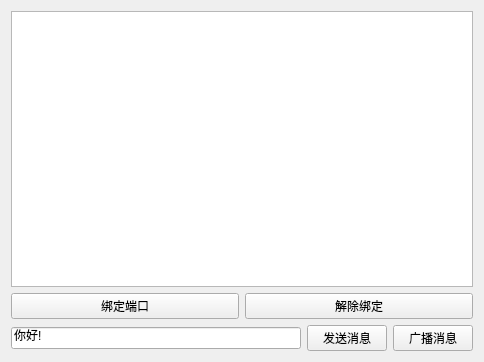
<?xml version="1.0" encoding="UTF-8"?>
<ui version="4.0">
 <class>Widget</class>
 <widget class="QWidget" name="Widget">
  <property name="geometry">
   <rect>
    <x>0</x>
    <y>0</y>
    <width>484</width>
    <height>362</height>
   </rect>
  </property>
  <property name="windowTitle">
   <string>Widget</string>
  </property>
  <layout class="QHBoxLayout" name="horizontalLayout_3">
   <item>
    <layout class="QVBoxLayout" name="verticalLayout">
     <item>
      <widget class="QTextBrowser" name="textBrowser"/>
     </item>
     <item>
      <layout class="QHBoxLayout" name="horizontalLayout">
       <item>
        <widget class="QPushButton" name="bindBtn">
         <property name="text">
          <string>绑定端口</string>
         </property>
        </widget>
       </item>
       <item>
        <widget class="QPushButton" name="abortBtn">
         <property name="text">
          <string>解除绑定</string>
         </property>
        </widget>
       </item>
      </layout>
     </item>
     <item>
      <layout class="QHBoxLayout" name="horizontalLayout_2">
       <item>
        <widget class="QLineEdit" name="lineEdit">
         <property name="text">
          <string>你好!</string>
         </property>
        </widget>
       </item>
       <item>
        <widget class="QPushButton" name="sendMsgBtn">
         <property name="text">
          <string>发送消息</string>
         </property>
        </widget>
       </item>
       <item>
        <widget class="QPushButton" name="broadMsgBtn">
         <property name="text">
          <string>广播消息</string>
         </property>
        </widget>
       </item>
      </layout>
     </item>
    </layout>
   </item>
  </layout>
 </widget>
 <layoutdefault spacing="6" margin="11"/>
 <resources/>
 <connections/>
</ui>
